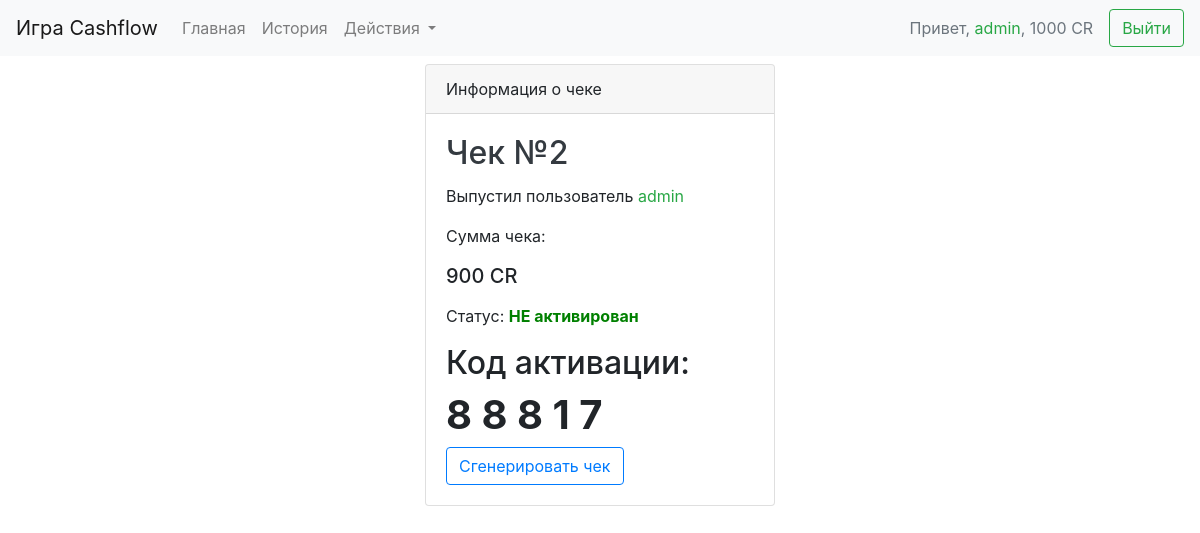
/show_cheque/2/ (signed in), run on the app's committed database.
### cheque/models.py (models this page shows, shortened)
class User_info(models.Model):
    user = models.OneToOneField(User, on_delete=models.CASCADE)
    money = models.IntegerField()

class Cheque(models.Model):
    amount = models.IntegerField()
    author = models.ForeignKey(User, on_delete=models.CASCADE)
    sequrity_code = models.IntegerField(default=11111, unique=True)
    activated = models.BooleanField()

### cheque/views.py (the view)
# urls.py: path('show_cheque/<int:cheque_id>/', views.show_cheque, name='show_cheque'),
def show_cheque(request, cheque_id):
    if request.user.is_authenticated:
        try:
            ch = Cheque.objects.get(pk=cheque_id)
            if request.user.id != ch.author.id and (not request.user.is_superuser):
                return make_message(request, "Вы не имеете доступа к этому чеку")#HttpResponse("Это не ваш чек")
            st_cl = 'red' if ch.activated else 'green'
            st = 'Активирован' if ch.activated else 'НЕ активирован'
            cd = ' '.join(list(str(ch.sequrity_code)))
            info = {
                'u': request.user,
                'ch': ch,
                'status_color': st_cl,
                'status': st,
                'code': cd,
            }
            return render(request, 'cheque/show_cheque.html', info)
        except ObjectDoesNotExist:
            if request.user.is_superuser:
                return make_message(request, 'Такого чека не существует')
            else:
                return make_message(request, "Вы не имеете доступа к этому чеку")
    else:
        return redirect('login_page')

### cheque/templates/cheque/show_cheque.html (shortened to what this page needs)
{% extends 'cheque/template.html' %}
{% block content %}
    <div class="container">
        <div class="row justify-content-center">
            <div class="col-sm-12 col-md-12 col-lg-4 col-xl-4 m-2">
                <div class="card">
                    <div class="card-header">
                        Информация о чеке
                    </div>
                    <div class="card-body">
                        {% load humanize %}
                        <h2 class="card-title"><a class="text-dark" href="{% url 'show_cheque' ch.id %}">Чек №{{ ch.id }}</a></h2>
                        <p class="card-text">Выпустил пользователь <span class="text-success">{{ ch.author.username }}</span></p>
                        <p class="card-text">Сумма чека: <h5><stong>{{ ch.amount|intcomma }} CR</stong></h5></p>
                        <p class="card-text">Статус: <b><span style="color: {{ status_color }};">{{ status }}</span></b></p>
                        <h2 class="card-text">Код активации: <h1><strong>{{ code }}</strong></h1></h2>
                        <a href="{% url 'make_cheque' %}"><button autofocus class="btn-outline-primary btn">Сгенерировать чек</button></a>
                    </div>
                </div>
            </div>
        </div>
    </div>
{% endblock %}

### cheque/templates/cheque/template.html (shortened to what this page needs)
<!DOCTYPE html>
<html lang="en">
<head>
    {% load static %}
    <link rel="stylesheet" href="https://maxcdn.bootstrapcdn.com/bootstrap/4.0.0-beta.2/css/bootstrap.min.css">
</head>
<body>
<nav class="navbar navbar-expand-xl navbar-light bg-light">
  <a class="navbar-brand" href="{% url 'index' %}">Игра Cashflow</a>
  <div class="collapse navbar-collapse" id="navbarSupportedContent">
    <ul class="navbar-nav mr-auto">
      <li class="nav-item">
        <a class="nav-link" href="{% url 'index' %}">Главная</a>
      </li>
        {% if request.user.is_authenticated %}
      <li class="nav-item">
        <a class="nav-link" href="{% url 'history' %}">История</a>
      </li>
      <li class="nav-item dropdown">
        <a class="nav-link dropdown-toggle" href="#" id="navbarDropdown" role="button" data-toggle="dropdown" aria-haspopup="true" aria-expanded="false">
          Действия
        </a>
      </li>
        {% endif %}
    </ul>
        {% if request.user.is_authenticated %}
       <span class="nav-item mr-0 nav-link text-muted">
           Привет, <span class="text-success">{{ request.user.username }}</span>, {{ request.user.user_info.money }} CR
      </span>
        <a href="{% url 'logout' %}"><button class="btn btn-outline-success my-2 my-sm-0">Выйти</button></a>
  {% endif %}
  </div>
</nav>
    <div class="container-fluid">
    {% block content %}{% endblock %}
    </div>
</body>
</html>

### data on the page
Cheque: id "2", author.username "admin", amount "900"

### other printed values
{{ request.user.username }} "admin"
{{ request.user.user_info.money }} "1000"
{{ status }} "НЕ активирован"
{{ code }} "8 8 8 1 7"
